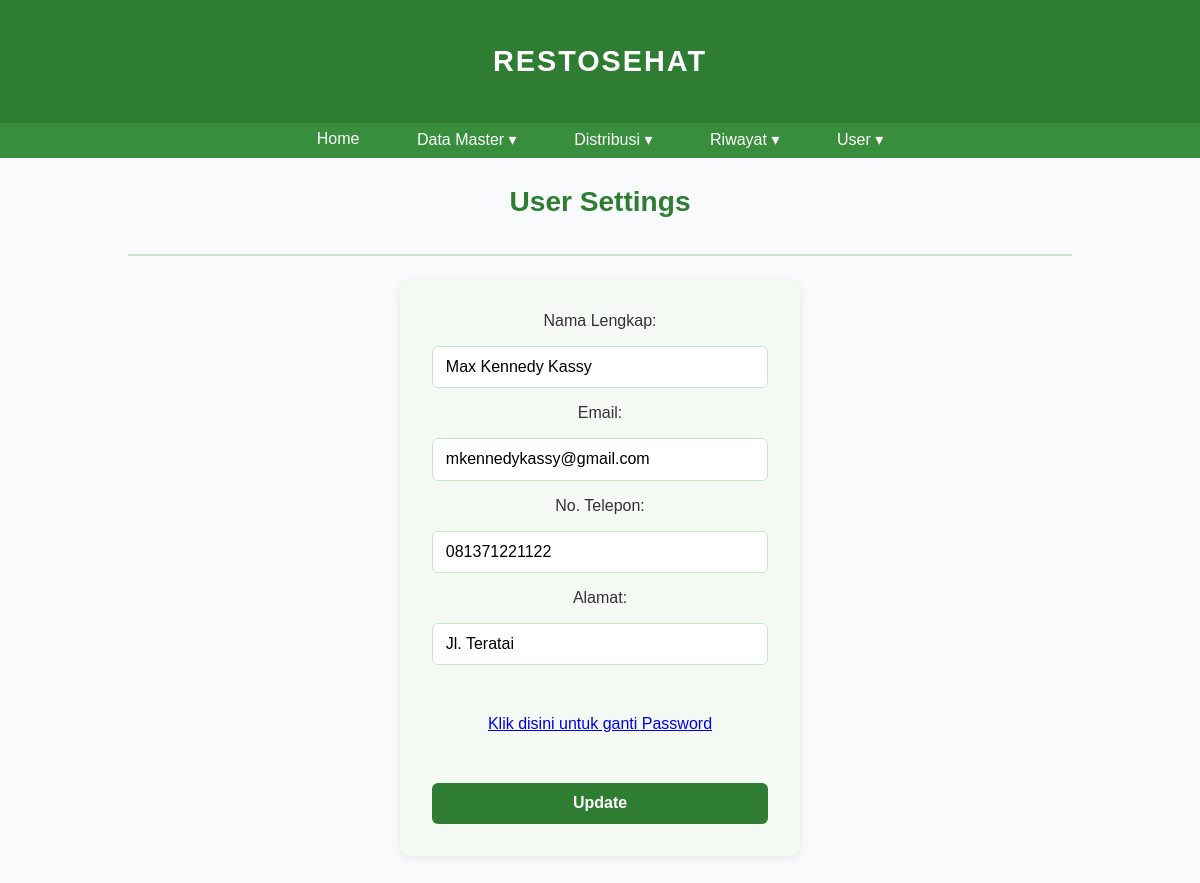
The app's page /user_setting (signed in) with its own data.
### main.py (models this page shows, shortened)
class User(db.Model, UserMixin):
    idPrefix = 'USR'
    id = db.Column(db.String(5), primary_key=True)
    username = db.Column(db.String(80), unique=True, nullable=False)
    password_hash = db.Column(db.String(200), nullable=False)
    role = db.Column(db.String(50), default='User')
    namaPanjang = db.Column(db.String(200))
    email = db.Column(db.String(100), unique=True)
    noTelp = db.Column(db.String(12), unique=True)
    alamat = db.Column(db.String(150))

### main.py (the view, shortened to what this page needs)
@app.route("/user_setting", methods=['GET', 'POST'])
@login_required
def userSetting():
    user = User.query.get_or_404(current_user.id)
    if current_user.id != user.id and current_user.role not in ['Owner', 'Manager']:
        flash("You do not have permission to access this page.", "danger")
        return redirect(url_for('home'))
    return render_template('user_setting.html', user=user)

### main.py (called while the page is built)
@login_manager.user_loader
def load_user(user_id):
    return User.query.get(user_id)

### templates/user_setting.html (shortened to what this page needs)
{% extends 'base.html' %}
{% block body %}
<div class="content">
    <div class="head-content">
        <h3>User Settings</h3>
    </div>
    <div class="main-content">
        <form action="/user_setting" method="POST" class="form-container">
            <label for="namaPanjang">Nama Lengkap:</label>
            <input type="text" name="namaPanjang" id="namaPanjang" class="form-control" {% if user.namaPanjang == None%} value=""{% else %} value="{{ user.namaPanjang }}" {% endif %} required>
            <label for="email">Email:</label>
            <input type="email" name="email" id="email" class="form-control" {% if user.email == None%} value=""{% else %} value="{{ user.email }}" {% endif %} required>
            <label for="noTelp">No. Telepon:</label>
            <input type="text" name="noTelp" id="noTelp" class="form-control" {% if user.noTelp == None%} value=""{% else %} value="{{ user.noTelp }}" {% endif %} required>
            <label for="alamat">Alamat:</label>
            <input type="text" name="alamat" id="alamat" class="form-control" {% if user.alamat == None%} value=""{% else %} value="{{ user.alamat }}" {% endif %} required>
            <br>
            <a href='change_password/{{user.id}}'>Klik disini untuk ganti Password</a>
            <br>
            <input type="submit" value="Update">
        </form>
    </div>
</div>
{% endblock %}

### static/main.css (style rules this page uses)
body { margin: 0; padding: 0; font-family: 'Poppins', sans-serif; background-color: #f9fafb; color: #333; }
.content { background: transparent !important; box-shadow: none !important; border-radius: 0 !important; max-width: 100% !important; width: 100% !important; padding: 2rem 4rem !important; margin: 0 auto !important; }
.head-content { text-align: center; font-size: 1.5rem; font-weight: 600; color: #2e7d32; border-bottom: 2px solid #c8e6c9; padding-bottom: 0.5rem; margin-bottom: 1.5rem; }
.main-content { display: flex; flex-direction: column; align-items: center; gap: 1.5rem; }
.main-content form { display: flex; flex-direction: column; align-items: center; gap: 1rem; background-color: #f4f9f4; padding: 2rem; border-radius: 10px; box-shadow: 0 2px 8px rgba(0, 0, 0, 0.08); width: 100%; max-width: 400px; margin: 0 auto; }
.main-content input[type="text"] { width: 100%; padding: 0.7rem 0.8rem; border: 1px solid #c8e6c9; border-radius: 6px; font-size: 1rem; transition: 0.2s ease-in-out; }
.main-content input[type="email"] { width: 100%; padding: 0.7rem 0.8rem; border: 1px solid #c8e6c9; border-radius: 6px; font-size: 1rem; transition: 0.2s ease-in-out; }
.main-content input[type="submit"] { background-color: #2e7d32; color: white; border: none; padding: 0.7rem 1.4rem; border-radius: 6px; font-weight: 600; font-size: 1rem; cursor: pointer; transition: 0.2s ease-in-out; width: 100%; }
.content { max-width: 1360px; width: min(95vw, 1360px); }
.content, .main-content, .table-container { overflow-x: visible !important; }
:root { --page-max: 1200px; }
.head-name, .navbar, .content { max-width: var(--page-max); width: min(96vw, var(--page-max)); margin-left: auto; margin-right: auto; }
.content { padding-inline: clamp(16px, 2vw, 32px); }
*, *::before, *::after { box-sizing: border-box; }
html, body { width: 100%; overflow-x: hidden; }
:root { --page-max: 1280px; }
.head-name, .navbar, .content { max-width: var(--page-max); width: min(96vw, var(--page-max)); margin: 0 auto; }
body { overflow-x: hidden; }
html, body { overflow-x: hidden; }
html, body { margin: 0 !important; padding: 0 !important; overflow-x: hidden; background-color: #f9fafb; }
.content, .container, main { margin-top: 0 !important; padding-top: 0 !important; }

### records on screen
User: namaPanjang "Max Kennedy Kassy", email "mkennedykassy@gmail.com", noTelp "081371221122", alamat "Jl. Teratai"
